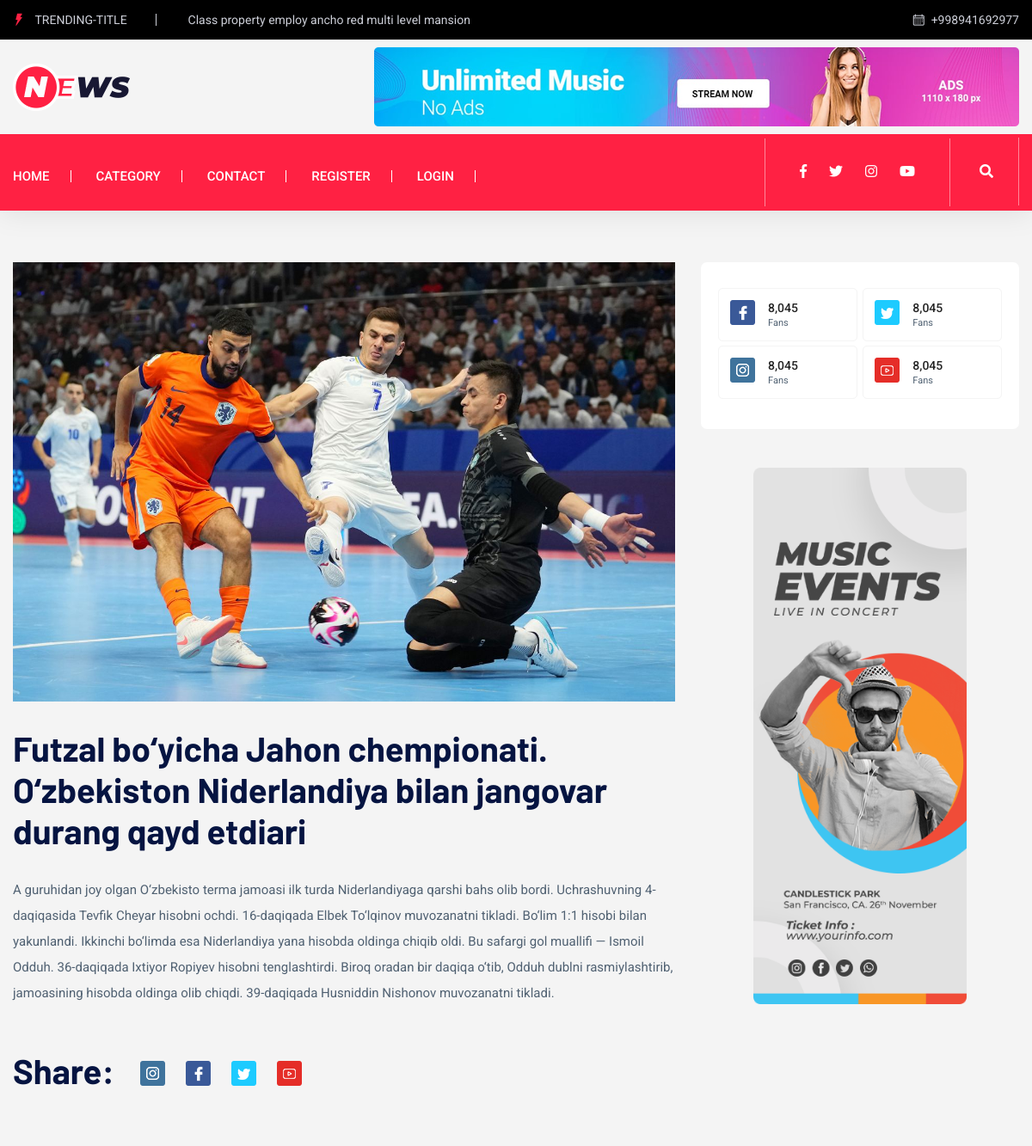
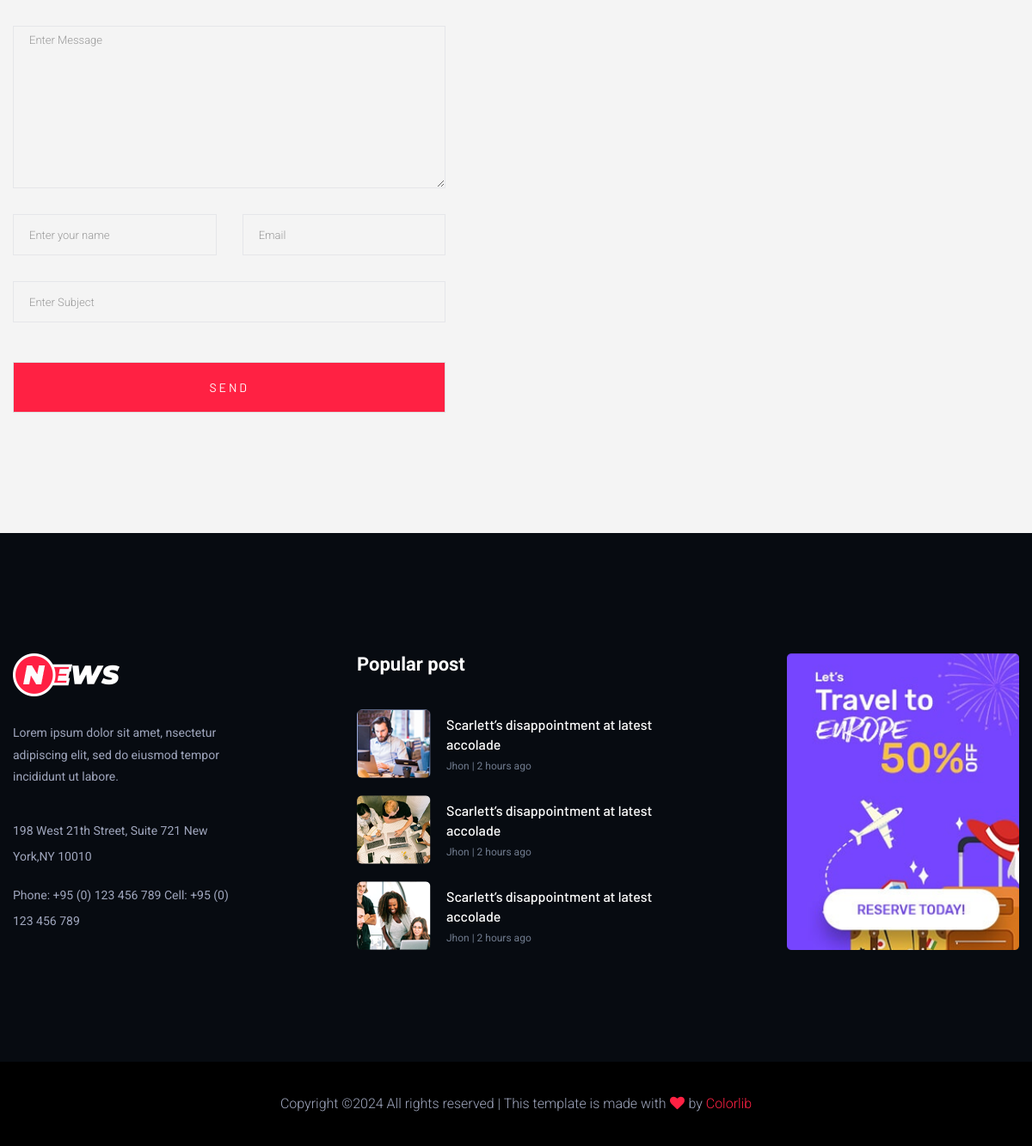
Page /about/2/ on the committed database (2 pictures, top to bottom).
### app/models.py (models this page shows, shortened)
class News(models.Model):
    name = models.CharField(max_length=255, unique=True, verbose_name="Yangilik nomi")
    slug = models.SlugField(max_length=255, verbose_name="Sluglar")
    description = models.TextField(blank=True, null=True, verbose_name="Ma'lumoti")
    image = models.ImageField(upload_to="news/images/",blank=True, null=True, verbose_name="Rasmi")
    created = models.DateTimeField(auto_now_add=True, verbose_name="Qo'shish vaqti")
    category = models.ForeignKey(Category, on_delete=models.CASCADE, verbose_name="Maqola kategoriyasi")
    is_active = models.BooleanField(default=True, verbose_name="Saytga chiqarish")
    is_popular = models.BooleanField(default=True, verbose_name="Mashxur chiqarish")
    is_trending = models.BooleanField(default=True, verbose_name="Sara yangiliklar")
    update = models.DateTimeField(auto_now_add=True, verbose_name="Yaratilgan vaqti")
    def get_image(self):
        if self.image:
            return f"{self.image.url}"
        else:
            return "https://answers-afd.microsoft.com/static/images/image-not-found.jpg"
    class Meta:
        verbose_name = "Yangilik"
        verbose_name_plural = "Yangiliklar"

### app/views.py (the view)
# urls.py: path('about/<int:pk>/', about, name="about"),
def about(request, pk):
    news = News.objects.get(pk=pk)
    context = {
        "news": news,
    }
    return render(request, "about.html", context)

### templates/about.html
{% extends "base.html" %}
{% load static %}
{% block content %}
<main>
    <div class="about-area2 gray-bg pt-60 pb-60">
        <div class="container">
                <div class="row">
                    <div class="col-lg-8">
                        <div class="about-right mb-90">
                            <div class="about-img">
                                <img src="{{ news.get_image }}" alt="">
                            </div>
                            <div class="heading-news mb-30 pt-30">
                                <h3>{{ news.name }}</h3>
                            </div>
                            <div class="about-prea">
                                <p class="about-pera1 mb-25">
                                  {{ news.description }}
                                </p>
                            </div>
                            <div class="social-share pt-30">
                                <div class="section-tittle">
                                    <h3 class="mr-20">Share:</h3>
                                    <ul>
                                        <li><a href="#"><img src="{% static 'assets/img/news/icon-ins.png' %}" alt=""></a></li>
                                        <li><a href="#"><img src="{% static 'assets/img/news/icon-fb.png' %}" alt=""></a></li>
                                        <li><a href="#"><img src="{% static 'assets/img/news/icon-tw.png' %}" alt=""></a></li>
                                        <li><a href="#"><img src="{% static 'assets/img/news/icon-yo.png' %}" alt=""></a></li>
                                    </ul>
                                </div>
                            </div>
                        </div>
                        <div class="row">
                            <div class="col-lg-8">
                                <form class="form-contact contact_form mb-80" action="contact_process.php" method="post" id="contactForm" novalidate="novalidate">
                                    <div class="row">
                                        <div class="col-12">
                                            <div class="form-group">
                                                <textarea class="form-control w-100 error" name="message" id="message" cols="30" rows="9" onfocus="this.placeholder = ''" onblur="this.placeholder = 'Enter Message'" placeholder="Enter Message"></textarea>
                                            </div>
                                        </div>
                                        <div class="col-sm-6">
                                            <div class="form-group">
                                                <input class="form-control error" name="name" id="name" type="text" onfocus="this.placeholder = ''" onblur="this.placeholder = 'Enter your name'" placeholder="Enter your name">
                                            </div>
                                        </div>
                                        <div class="col-sm-6">
                                            <div class="form-group">
                                                <input class="form-control error" name="email" id="email" type="email" onfocus="this.placeholder = ''" onblur="this.placeholder = 'Enter email address'" placeholder="Email">
                                            </div>
                                        </div>
                                        <div class="col-12">
                                            <div class="form-group">
                                                <input class="form-control error" name="subject" id="subject" type="text" onfocus="this.placeholder = ''" onblur="this.placeholder = 'Enter Subject'" placeholder="Enter Subject">
                                            </div>
                                        </div>
                                    </div>
                                    <div class="form-group mt-3">
                                        <button type="submit" class="button button-contactForm boxed-btn boxed-btn2">Send</button>
                                    </div>
                                </form>
                            </div>
                        </div>
                    </div>
                    <div class="col-lg-4">
                        <div class="single-follow mb-45">
                            <div class="single-box">
                                <div class="follow-us d-flex align-items-center">
                                    <div class="follow-social">
                                        <a href="#"><img src="{% static 'assets/img/news/icon-fb.png' %}" alt=""></a>
                                    </div>
                                    <div class="follow-count">
                                        <span>8,045</span>
                                        <p>Fans</p>
                                    </div>
                                </div>
                                <div class="follow-us d-flex align-items-center">
                                    <div class="follow-social">
                                        <a href="#"><img src="{% static 'assets/img/news/icon-tw.png' %}" alt=""></a>
                                    </div>
                                    <div class="follow-count">
                                        <span>8,045</span>
                                        <p>Fans</p>
                                    </div>
                                </div>
                                    <div class="follow-us d-flex align-items-center">
                                    <div class="follow-social">
                                        <a href="#"><img src="{% static 'assets/img/news/icon-ins.png' %}" alt=""></a>
                                    </div>
                                    <div class="follow-count">
                                        <span>8,045</span>
                                        <p>Fans</p>
                                    </div>
                                </div>
                                <div class="follow-us d-flex align-items-center">
                                    <div class="follow-social">
                                        <a href="#"><img src="{% static 'assets/img/news/icon-yo.png' %}" alt=""></a>
                                    </div>
                                    <div class="follow-count">
                                        <span>8,045</span>
                                        <p>Fans</p>
                                    </div>
                                </div>
                            </div>
                        </div>
                        <div class="news-poster d-none d-lg-block">
                            <img src="assets/img/news/news_card.jpg" alt="">
                        </div>
                    </div>
                </div>
        </div>
    </div>
</main>
{% endblock %}

### rows in the picture
News: get_image (picture), name "Futzal bo‘yicha Jahon chempionati. O‘zbekiston Niderlandiya bilan jangovar durang qayd etdiari", description "A guruhidan joy olgan O‘zbekisto terma jamoasi ilk turda Niderlandiyaga qarshi bahs olib bordi. Uchrashuvning 4-daqiqasida Tevfik Cheyar hisobni ochdi. 16-daqiqada Elbek To‘lqinov muvozanatni tikladi. Bo‘lim 1:1 hisobi bilan yakunlandi. Ikkinchi bo‘limda esa Niderlandiya yana hisobda oldinga chiqib oldi. Bu safargi gol muallifi — Ismoil Odduh. 36-daqiqada Ixtiyor Ropiyev hisobni tenglashtirdi. Biroq oradan bir daqiqa o‘tib, Odduh dublni rasmiylashtirib, jamoasining hisobda oldinga olib chiqdi. 39-daqiqada Husniddin Nishonov muvozanatni tikladi."
